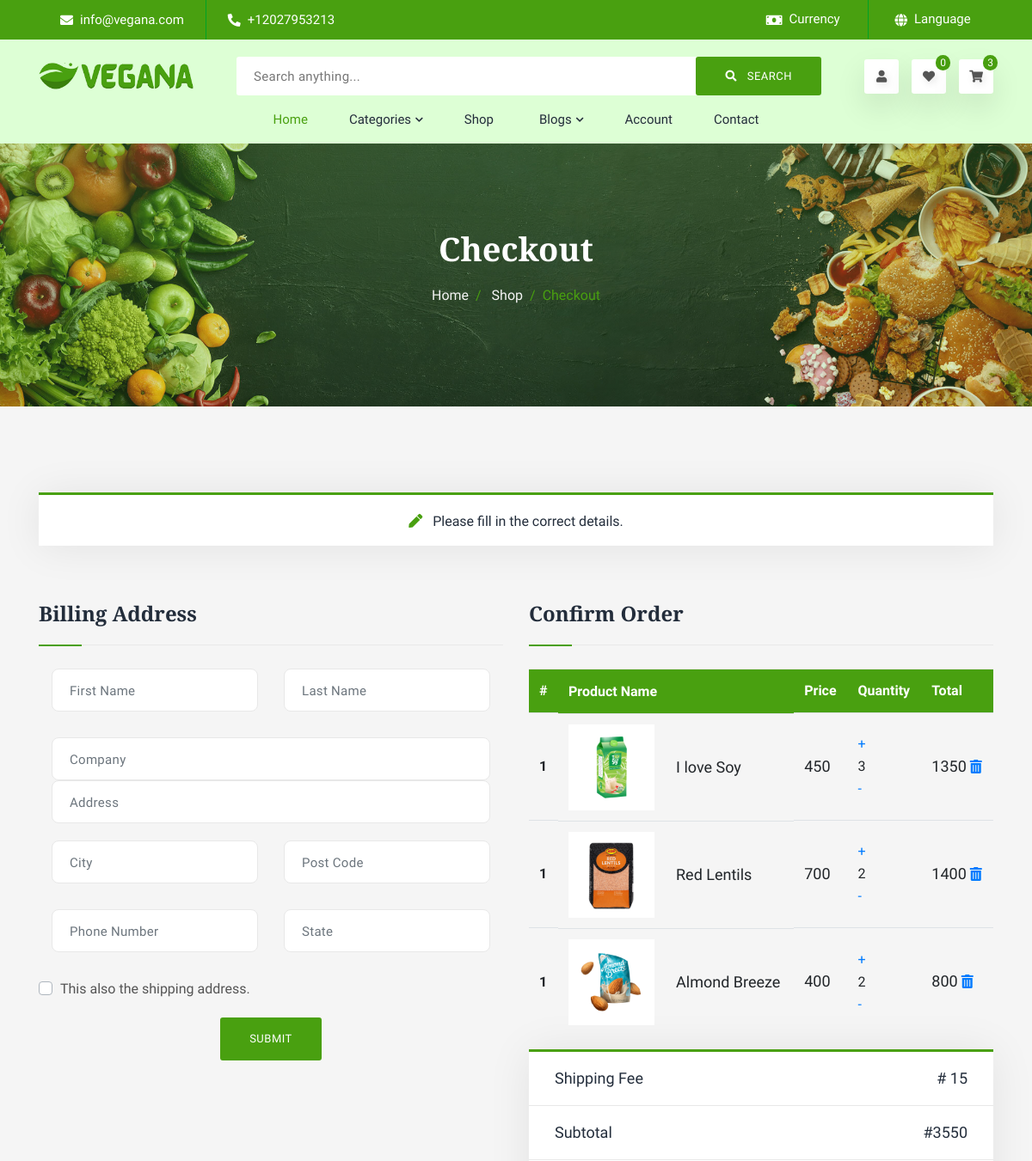
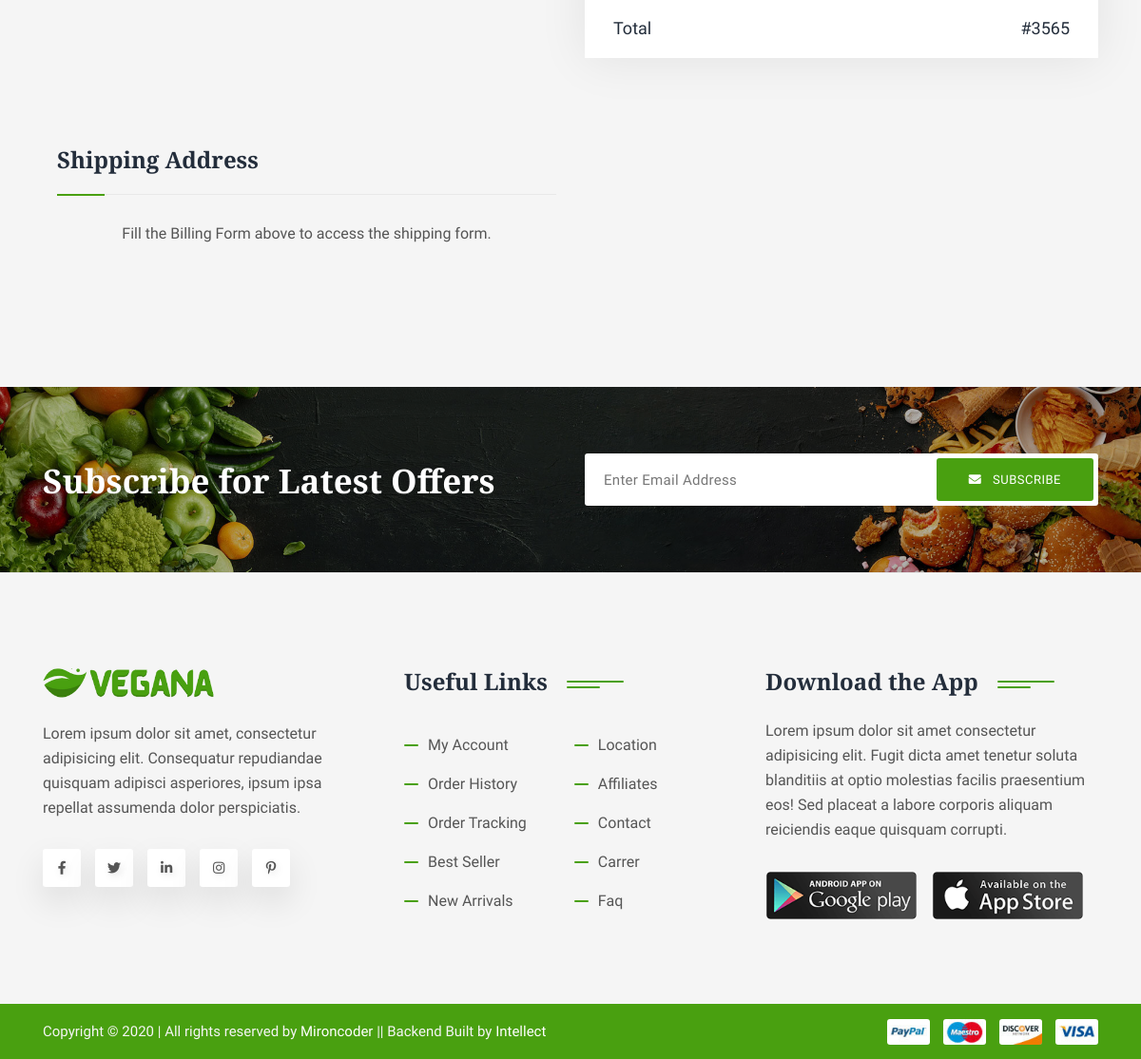
Screenshot of /checkout/ (signed in) with the database file from the repository (2 pictures, top to bottom).
### store/models.py (models this page shows, shortened)
class Wishlist(models.Model):
    user = models.ForeignKey(get_user_model(), on_delete=models.CASCADE)
    items = models.ManyToManyField(WishItem)
    date_created = models.DateTimeField(auto_now_add=True)
    ordered_date = models.DateTimeField()
    ordered = models.BooleanField(default=False)
    class Meta:
        ordering = ['-date_created']

class Order(models.Model):
    user = models.ForeignKey(get_user_model(), on_delete=models.CASCADE)
    items = models.ManyToManyField(OrderItem)
    date_created = models.DateTimeField(auto_now_add=True)
    ordered_date = models.DateTimeField()
    ordered = models.BooleanField(default=False)
    billing = models.ForeignKey('BillingAdd', on_delete=models.SET_NULL, null=True)
    shipping = models.ForeignKey('ShippingAdd', on_delete=models.SET_NULL, null=True)
    details = models.ForeignKey('OrderDetail', on_delete=models.SET_NULL, null=True)
    ref = models.CharField(max_length=50, null=True, blank=True, unique=True,)
    def get_order_total(self):
        all_items = self.items.all()
        total = 0
        if all_items.exists():
            for item in all_items:
                total += item.get_item_total_price()
            return total
        else:
            return total
    def get_shipping_total(self):
        all_items = self.items.all()
        shipping = 0
        for item in all_items:
            shipping += item.product.shipping_fee
        return shipping
    def get_final_price(self):
        total = self.get_order_total() + self.get_shipping_total()
        return total
    class Meta:
        ordering = ['-date_created']

class OrderItem(models.Model):
    product = models.ForeignKey(Product, on_delete=models.CASCADE)
    user = models.ForeignKey(get_user_model(), on_delete=models.CASCADE)
    quantity = models.IntegerField(default=1)
    ordered = models.BooleanField(default=False)
    def get_item_total_price(self):
        return self.quantity * self.product.get_price()

class Product(models.Model):
    name = models.CharField(max_length=150)
    actual_price = models.IntegerField()
    discount_price = models.IntegerField(null=True, blank=True)
    category = models.ForeignKey(Category, on_delete=models.SET_NULL, null=True, blank=True)
    tags = models.ManyToManyField(Tag, related_name='tag', blank=True)
    slug = models.SlugField(unique=True, editable=False)
    description = models.TextField(max_length=3000, default="This is an auto generated product description.")
    featured_image = models.ImageField(null=True, blank=True)
    is_on_sale = models.BooleanField(default=True)
    created = models.DateTimeField(auto_now_add=True)
    shipping_fee = models.IntegerField(default=0)
    def get_price(self):
        if self.discount_price:
            return self.discount_price
        else:
            return self.actual_price

### store/views.py (the view)
# urls.py: path("checkout/", views.checkout, name="checkout"),
@login_required
def checkout(request):
    all_categories = get_list_or_404(Category)
    order_qs = Order.objects.filter(user=request.user, ordered=False)
    billing_form = BillingAddForm()
    shipping_form = ShippingAddForm()
    detail_form = OrderDetailsForm()
    if order_qs.exists():
        order = order_qs[0]
        order_items = order.items.filter(ordered=False)
        if order_items.exists():
            cart_total = order.get_order_total()
            order_total = order.get_final_price()
            context = {
                'order_items': order_items,
                'all_categories': all_categories,
                'cart_total': cart_total,
                'order_total': order_total,
                'billing_form': billing_form,
                'shipping_form': shipping_form,
                'detail_form': detail_form,
                'order' : order
            }
            return render(request, 'store/checkout.html', context)
        else:
            messages.info(request, "You do not have any item in your cart, please continue shopping.")
            return redirect('store:home')
    else:
        messages.info(request, "You do not have an active order, please continue shopping.")
        return redirect('store:home')

### store/templates/store/checkout.html (shortened to what this page needs)
{% extends 'component/base.html' %} {% load static %}
{% block content %}
<section class="single-banner">
  <div class="container">
    <div class="row">
      <div class="col-lg-12">
        <div class="single-content">
          <h2>Checkout</h2>
          <ol class="breadcrumb">
            <li class="breadcrumb-item">
              <a href="{% url 'store:home' %}">Home</a>
            </li>
            <li class="breadcrumb-item">
              <a href="{% url 'store:home' %}">Shop</a>
            </li>
            <li class="breadcrumb-item active" aria-current="page">Checkout</li>
          </ol>
        </div>
      </div>
    </div>
  </div>
</section>
<section class="checkout-part">
  <div class="container">
    <div class="row">
      <div class="col-lg-12">
        <div class="checkout-action">
          <i class="fas fa-pen"></i>
          <span>Please fill in the correct details.</span>
        </div>
      </div>
    </div>
    {% if not order.billing %}
    <div class="row">
      <div class="col-lg-6 mb-5">
        <div class="check-form-title">
          <h3>Billing Address</h3>
        </div>
        <form action="{% url 'store:add-billing' %}" method="post">
          <div class="grid-input">
            <input type="text" name="first_name" id="id_first_name"  required class="form-control" placeholder="First Name" />
            <input type="text" name="last_name" id="id_last_name"  required class="form-control" placeholder="Last Name" />
          </div>
          <div class="row-input">
            <input type="text" name="company" id="id_company"  class="form-control" placeholder="Company" />
            <input type="text" name="address" id="id_address"  required class="form-control" placeholder="Address" />
          </div>
          <div class="grid-input">
            <input type="text" name="city" id="id_city"  required class="form-control" placeholder="City" />
            <input type="text" id="id_post_code" name="post_code" required  class="form-control" placeholder="Post Code" />
          </div>
          <div class="grid-input">
            <input type="text" id="id_phone" name="phone" required class="form-control" placeholder="Phone Number" />
            <input type="text" id="id_state" name="state" required class="form-control" placeholder="State" />
          </div>
          <div class="custom-control custom-checkbox">
            <label class="custom-control-label" for="id_same_as_shipping"
              >This also the shipping address.</label
            >
          </div>
          <div class="check-order-btn ">
          <button class="btn btn-inline" style="margin-top: 20px;" type="submit">Submit</button>
          </div>
        </form>
      </div>
      <div class="col-lg-6 mb-5">
        <div class="check-form-title">
          <h3>Confirm Order</h3>
        </div>
        <div class="checkout-table">
          <table class="table">
            <thead>
              <tr>
                <th scope="col">#</th>
                <th scope="col">Product Name</th>
                <th scope="col">Price</th>
                <th scope="col">Quantity</th>
                <th scope="col">Total</th>
              </tr>
            </thead>
            <tbody>
              {% for item in order_items %}
              <tr>
                <th scope="row">1</th>
                <td class="check-product">
                  <img
                    src="{{item.product.featured_image.url}}"
                    alt="product-1"
                  />
                  <span>{{item.product.name}}</span>
                </td>
                <td class="check-price">
                  <span>{{item.product.get_price}}</span>
                </td>
                <td class="check-quantity">
                  <a
                    href="{% url 'store:add-single-to-checkout-cart' item.product.slug %}"
                    >+</a
                  >
                  <p>{{item.quantity}}</p>
                  <a
                    href="{% url 'store:remove-single-from-checkout-cart' item.product.slug %}"
                    >-</a
                  >
                </td>
                <td class="check-total">
                  <span>{{item.get_item_total_price}}</span>
                  <a
                    href="{% url 'store:remove-from-checkout-cart' item.product.slug %}"
                    ><i class="fas fa-trash-alt"></i
                  ></a>
                </td>
              </tr>
              {% endfor %}
            </tbody>
          </table>
        </div>
        <div class="checkout-charge">
            <ul>
              <li><span>Shipping Fee</span> <span># {{order.get_shipping_total}}</span></li>
              <li><span>Subtotal</span> <span>#{{order.get_order_total}}</span></li>
              <li><span>Total</span> <span>#{{order.get_final_price}}</span></li>
            </ul>
          </div>
      </div>
    </div>
    {% endif %}
    {% if order.billing and not order.shipping %}
    <div class="row">
      <div class="col-lg-6 mb-5">
        <div class="check-form-title">
          <h3>Shipping Address</h3>
        </div>
        <form action="{% url 'store:add-shipping' %}" method="post">
          {% csrf_token %}
          <div class="grid-input">
            <input type="text" name="first_name" id="id_first_name"  required class="form-control" placeholder="First Name" />
            <input type="text" name="last_name" id="id_last_name"  required class="form-control" placeholder="Last Name" />
          </div>
          <div class="row-input">
            <input type="text" name="company" id="id_company"  class="form-control" placeholder="Company" />
            <input type="text" name="address" id="id_address"  required class="form-control" placeholder="Address" />
          </div>
          <div class="grid-input">
            <input type="text" name="city" id="id_city"  required class="form-control" placeholder="City" />
            <input type="text" id="id_post_code" name="post_code" required  class="form-control" placeholder="Post Code" />
          </div>
          <div class="grid-input">
            <input type="text" id="id_phone" name="phone" required class="form-control" placeholder="Phone Number" />
            <input type="text" id="id_state" name="state" required class="form-control" placeholder="State" />
          </div>
          <div class="check-order-btn ">
          <button class="btn btn-inline " style="margin-top: 20px;" type="submit">Submit</button>
          </div>
        </form>
      </div>
      <div class="col-lg-6 mb-5">
        <div class="check-form-title">
          <h3>Confirm Order</h3>
        </div>
        <div class="checkout-table">
          <table class="table">
            <thead>
              <tr>
                <th scope="col">#</th>
                <th scope="col">Product Name</th>
                <th scope="col">Price</th>
                <th scope="col">Quantity</th>
                <th scope="col">Total</th>
              </tr>
            </thead>
            <tbody>
              {% for item in order_items %}
              <tr>
                <th scope="row">1</th>
                <td class="check-product">
                  <img
                    src="{{item.product.featured_image.url}}"
                    alt="product-1"
                  />
                  <span>{{item.product.name}}</span>
                </td>
                <td class="check-price">
                  <span>{{item.product.get_price}}</span>
                </td>
                <td class="check-quantity">
                  <a
                    href="{% url 'store:add-single-to-checkout-cart' item.product.slug %}"
                    >+</a
                  >
                  <p>{{item.quantity}}</p>
                  <a
                    href="{% url 'store:remove-single-from-checkout-cart' item.product.slug %}"
                    >-</a
                  >
                </td>
                <td class="check-total">
                  <span>{{item.get_item_total_price}}</span>
                  <a
                    href="{% url 'store:remove-from-checkout-cart' item.product.slug %}"
                    ><i class="fas fa-trash-alt"></i
                  ></a>
                </td>
              </tr>
              {% endfor %}
            </tbody>
          </table>
        </div>
        <div class="checkout-charge">
            <ul>
              <li><span>Shipping Fee</span> <span># {{order.get_shipping_total}}</span></li>
              <li><span>Subtotal</span> <span>#{{order.get_order_total}}</span></li>
              <li><span>Total</span> <span>#{{order.get_final_price}}</span></li>
            </ul>
          </div>
      </div>
    {% elif not order.billing %}
    <div class="col-lg-6 mb-5">
      <div class="check-form-title">
        <h3>Shipping Address</h3>
      </div>
      <div class="grid-input">
        Fill the Billing Form above to access the shipping form.
      </div>
    </div>
    {% endif %}
  </div>
</section>
{% endblock content %}

### store/templates/component/navbar.html (shortened to what this page needs)
{% load static %}
{% load orderitem_count %}
<nav class="navbar-part">
    <div class="container">
      <div class="row">
        <div class="col-lg-12">
          <div class="navbar-element">
            <a class="navbar-logo" href="#">
              <img src="{% static 'assets/images/logo/01.png' %}" alt="logo" />
            </a>
            <form class="search-form navbar-src">
              <input type="text" placeholder="Search anything..." />
              <button class="btn btn-inline">
                <i class="fas fa-search"></i> <span>search</span>
              </button>
            </form>
            <ul class="right-widget">
              <li>
                <a class="icon icon-inline" href="{% if request.user.is_authenticated %} {% url 'account_logout'%} {% else %} {% url 'account_login' %} {% endif %}"
                  ><i class="fas fa-user"></i
                ></a>
              </li>
              <li>
                <a class="icon icon-inline" href="{% url 'store:wishlist' %}"
                  ><i class="fas fa-heart"></i><sup>{% if request.user.is_authenticated %} {{ request.user|wishlist_item_count}}{% else%} 0 {% endif %}</sup></a
                >
              </li>
              <li>
                <a class="icon icon-inline" href="{% url 'store:cart' %}"
                  ><i class="fas fa-shopping-cart"></i><sup>{% if request.user.is_authenticated %} {{ request.user|cart_item_count}}{% else%} 0 {% endif %}</sup></a
                >
              </li>
            </ul>
          </div>
        </div>
      </div>
      <div class="row">
        <div class="col-lg-12">
          <div class="navbar-slide">
            <div class="navbar-content">
              <ul class="navbar-list">
                <li class="navbar-item active">
                  <a class="navbar-link" href="{% url 'store:home' %}">Home</a>
                </li>
                <li class="navbar-item navbar-dropdown navbar-megamenu">
                  <a class="navbar-link dropdown-indicator" href="#">
                    <span>Categories</span>
                    <i class="fas fa-chevron-down"></i>
                  </a>
                </li>
                <li class="navbar-item navbar-dropdown">
                  <a class="navbar-link dropdown-indicator" href="{% url 'store:shop' %}">
                    <span>Shop</span>
                  </a>
                </li>
                <li class="navbar-item navbar-dropdown">
                  <a class="navbar-link dropdown-indicator" href="#">
                    <span>blogs</span> <i class="fas fa-chevron-down"></i>
                  </a>
                </li>
                <li class="navbar-item">
                  <a class="navbar-link" href="{% url 'store:account' %}"
                    >Account</a
                  >
                </li>
                <li class="navbar-item">
                  <a class="navbar-link" href="{% url 'store:contact' %}"
                    >contact</a
                  >
                </li>
              </ul>
            </div>
          </div>
        </div>
      </div>
    </div>
  </nav>

### rows the page displays
OrderItem: product.featured_image (picture), product.name "I love Soy", product.get_price "450", quantity "3", get_item_total_price "1350"
OrderItem: product.featured_image (picture), product.name "Red Lentils", product.get_price "700", quantity "2", get_item_total_price "1400"
OrderItem: product.featured_image (picture), product.name "Almond Breeze", product.get_price "400", quantity "2", get_item_total_price "800"
Order: get_shipping_total "15", get_order_total "3550", get_final_price "3565"

### other values shown
{{ request.user|wishlist_item_count }} "0"
{{ request.user|cart_item_count }} "3"
